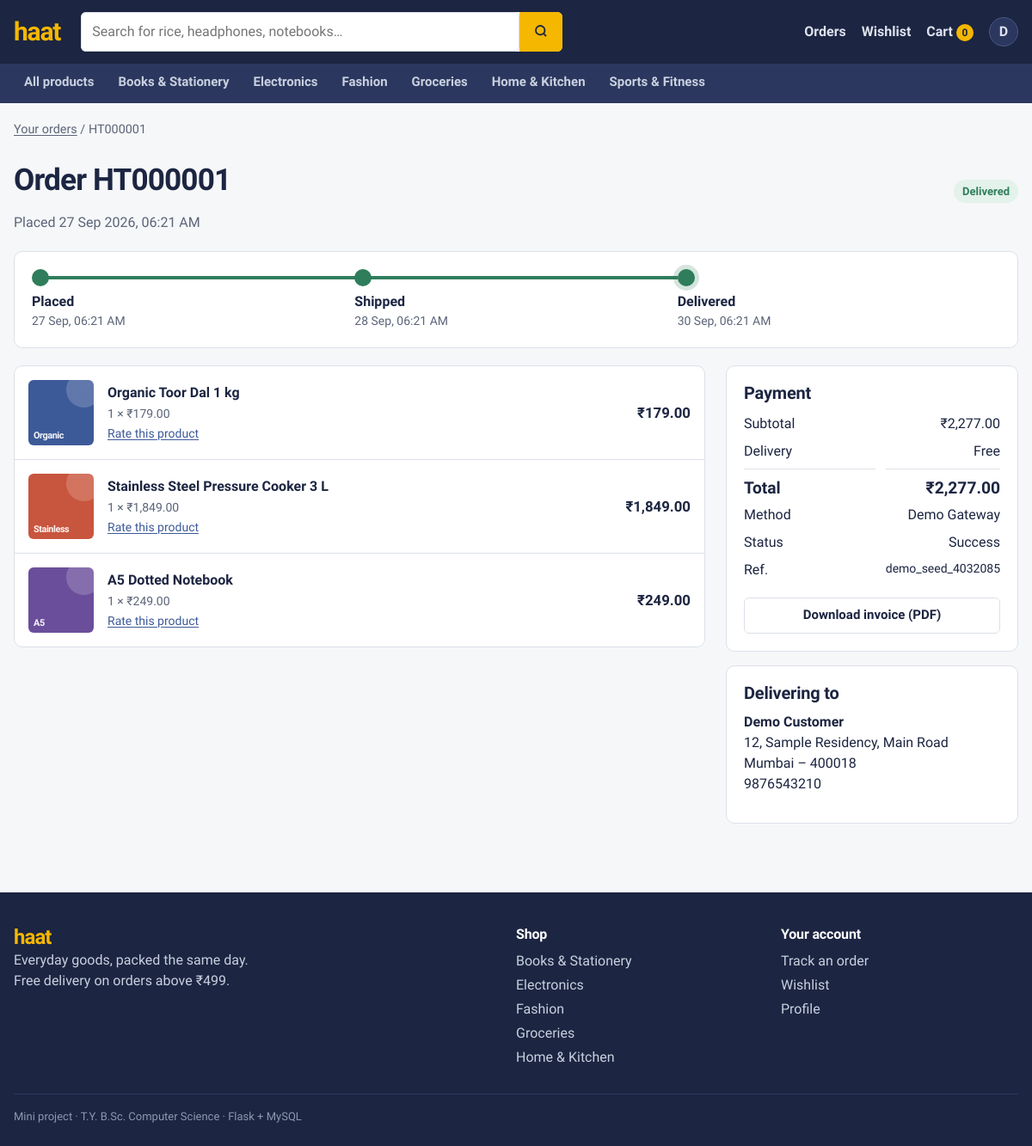
/orders/1 (signed in), run on the app's committed database.
### models.py (models this page shows, shortened)
class User(UserMixin, db.Model):
    __tablename__ = "users"
    user_id = db.Column(db.Integer, primary_key=True)
    name = db.Column(db.String(100), nullable=False)
    email = db.Column(db.String(100), unique=True, nullable=False, index=True)
    password = db.Column(db.String(255), nullable=False)
    phone = db.Column(db.String(15))
    role = db.Column(db.String(15), nullable=False, default="customer")   # customer | admin
    status = db.Column(db.String(20), nullable=False, default="active")   # active | blocked
    created_at = db.Column(db.DateTime, default=now)
    orders = db.relationship("Order", backref="user", lazy="dynamic")
    @property
    def is_admin(self):
        return self.role == "admin"
    @property
    def is_active(self):
        return self.status == "active"

class Category(db.Model):
    __tablename__ = "categories"
    category_id = db.Column(db.Integer, primary_key=True)
    category_name = db.Column(db.String(100), unique=True, nullable=False)
    description = db.Column(db.Text)
    created_at = db.Column(db.DateTime, default=now)
    products = db.relationship("Product", backref="category", lazy="dynamic")

class Order(db.Model):
    __tablename__ = "orders"
    STATUSES = ["Pending Payment", "Placed", "Shipped", "Delivered", "Cancelled"]
    order_id = db.Column(db.Integer, primary_key=True)
    user_id = db.Column(db.Integer, db.ForeignKey("users.user_id"), nullable=False)
    order_date = db.Column(db.DateTime, default=now, index=True)
    status = db.Column(db.String(20), nullable=False, default="Pending Payment")
    total_amount = db.Column(db.Numeric(10, 2), nullable=False)
    subtotal = db.Column(db.Numeric(10, 2), nullable=False)
    shipping_fee = db.Column(db.Numeric(10, 2), nullable=False, default=0)
    payment_method = db.Column(db.String(30), nullable=False)   # Online | COD
    ship_name = db.Column(db.String(100), nullable=False)
    ship_phone = db.Column(db.String(15), nullable=False)
    ship_address = db.Column(db.String(255), nullable=False)
    ship_city = db.Column(db.String(60), nullable=False)
    ship_pincode = db.Column(db.String(10), nullable=False)
    shipped_at = db.Column(db.DateTime)
    delivered_at = db.Column(db.DateTime)
    cancelled_at = db.Column(db.DateTime)
    items = db.relationship("OrderItem", backref="order", cascade="all, delete-orphan")
    payments = db.relationship("Payment", backref="order", cascade="all, delete-orphan",
                               order_by="Payment.payment_id")
    @property
    def number(self):
        return f"HT{self.order_id:06d}"
    @property
    def payment(self):
        return self.payments[-1] if self.payments else None
    @property
    def can_cancel(self):
        return self.status in ("Pending Payment", "Placed")
    @property
    def is_confirmed(self):
        return self.status in ("Placed", "Shipped", "Delivered")

class Product(db.Model):
    __tablename__ = "products"
    product_id = db.Column(db.Integer, primary_key=True)
    name = db.Column(db.String(150), nullable=False)
    description = db.Column(db.Text)
    price = db.Column(db.Numeric(10, 2), nullable=False)
    stock = db.Column(db.Integer, nullable=False, default=0)
    category_id = db.Column(db.Integer, db.ForeignKey("categories.category_id"), nullable=False)
    image = db.Column(db.String(255))                      # file name in static/uploads
    is_active = db.Column(db.Boolean, nullable=False, default=True)
    created_at = db.Column(db.DateTime, default=now)
    reviews = db.relationship("Review", backref="product", lazy="dynamic",
                              cascade="all, delete-orphan")

class OrderItem(db.Model):
    __tablename__ = "order_items"
    item_id = db.Column(db.Integer, primary_key=True)
    order_id = db.Column(db.Integer, db.ForeignKey("orders.order_id"), nullable=False)
    product_id = db.Column(db.Integer, db.ForeignKey("products.product_id"), nullable=False)
    quantity = db.Column(db.Integer, nullable=False)
    unit_price = db.Column(db.Numeric(10, 2), nullable=False)
    product = db.relationship("Product")
    @property
    def line_total(self):
        return self.unit_price * self.quantity

class Payment(db.Model):
    __tablename__ = "payments"
    payment_id = db.Column(db.Integer, primary_key=True)
    order_id = db.Column(db.Integer, db.ForeignKey("orders.order_id"), nullable=False)
    amount = db.Column(db.Numeric(10, 2), nullable=False)
    method = db.Column(db.String(30), nullable=False)          # Razorpay | Demo | COD
    status = db.Column(db.String(20), nullable=False, default="Created")
    gateway_order_id = db.Column(db.String(64))
    gateway_payment_id = db.Column(db.String(64))
    created_at = db.Column(db.DateTime, default=now)
    paid_at = db.Column(db.DateTime)

### modules/cart.py (the view)
@bp.route("/orders/<int:order_id>")
@login_required
def order_detail(order_id):
    return render_template("orders/order_detail.html", order=_my_order(order_id))

### app.py (called while the page is built)
@login_manager.user_loader
def load_user(user_id):
    user = db.session.get(User, int(user_id))
    return user if user and user.is_active else None

def _csrf_token():
    if "_csrf" not in session:
        session["_csrf"] = secrets.token_hex(16)
    return session["_csrf"]

def _register_middleware(app):
    @app.before_request
    def csrf_protect():
        if request.method == "POST" and app.config.get("CSRF_ENABLED", True):
            token = request.form.get("csrf_token") or request.headers.get("X-CSRF-Token")
            if not token or token != session.get("_csrf"):
                app.logger.warning("CSRF check failed on %s", request.path)
                abort(400, description="Your session expired. Reload the page and try again.")
    @app.after_request
    def log_request(response):
        if not request.path.startswith("/static"):
            app.logger.debug("%s %s -> %s", request.method, request.path, response.status_code)
        return response

def _register_template_helpers(app):
    app.jinja_env.globals.update(csrf_token=_csrf_token, page_url=page_url, tile_colour=tile_colour)
    app.jinja_env.filters["money"] = money
    @app.context_processor
    def inject_globals():
        cart_count, wish_ids = 0, set()
        if current_user.is_authenticated:
            cart_count = (db.session.query(db.func.coalesce(db.func.sum(CartItem.quantity), 0))
                          .filter(CartItem.user_id == current_user.user_id).scalar())
            wish_ids = {w.product_id for w in
                        WishlistItem.query.filter_by(user_id=current_user.user_id)}
        return {
            "store_name": app.config["STORE_NAME"],
            "nav_categories": Category.query.order_by(Category.category_name).all(),
            "cart_count": cart_count,
            "wish_ids": wish_ids,
        }

### modules/cart.py (called while the page is built)
def _my_order(order_id):
    order = db.session.get(Order, order_id)
    if not order or (order.user_id != current_user.user_id and not current_user.is_admin):
        abort(404)
    return order

### utils/helpers.py (called while the page is built)
def _indian_grouping(whole: str) -> str:
    if len(whole) <= 3:
        return whole
    last3, rest = whole[-3:], whole[:-3]
    groups = []
    while len(rest) > 2:
        groups.insert(0, rest[-2:])
        rest = rest[:-2]
    if rest:
        groups.insert(0, rest)
    return ",".join(groups + [last3])

def tile_colour(category_id):
    return TILE_COLOURS[(category_id or 0) % len(TILE_COLOURS)]

### templates/orders/order_detail.html (shortened to what this page needs)
{% extends "base.html" %}
{% import "partials/macros.html" as m with context %}
{% block content %}
<section class="wrap">
  <nav class="crumbs"><a href="{{ url_for('cart.orders') }}">Your orders</a> / <span>{{ order.number }}</span></nav>
  <div class="order-head">
    <div>
      <h1 class="page-title">Order {{ order.number }}</h1>
      <p class="muted">Placed {{ order.order_date.strftime('%d %b %Y, %I:%M %p') }}</p>
    </div>
    {{ m.status(order.status) }}
  </div>
  {% include "partials/timeline.html" %}
  <div class="checkout-layout">
    <div class="line-items">
      {% for it in order.items %}
      <div class="line">
        {{ m.tile(it.product, 'tile-sm') }}
        <div class="line-main">
          <a class="line-name" href="{{ url_for('products.product_detail', product_id=it.product_id) }}">{{ it.product.name }}</a>
          <span class="muted small">{{ it.quantity }} × {{ it.unit_price|money }}</span>
          {% if order.status == 'Delivered' %}<a class="small" href="{{ url_for('products.product_detail', product_id=it.product_id) }}#reviews">Rate this product</a>{% endif %}
        </div>
        <span class="line-total">{{ it.line_total|money }}</span>
      </div>
      {% endfor %}
    </div>
    <aside>
      <div class="panel summary">
        <h2>Payment</h2>
        <dl>
          <dt>Subtotal</dt><dd>{{ order.subtotal|money }}</dd>
          <dt>Delivery</dt><dd>{{ 'Free' if order.shipping_fee == 0 else order.shipping_fee|money }}</dd>
          <dt class="total">Total</dt><dd class="total">{{ order.total_amount|money }}</dd>
          <dt>Method</dt><dd>{{ order.payment.method if order.payment else order.payment_method }}</dd>
          <dt>Status</dt><dd>{{ order.payment.status if order.payment else '–' }}</dd>
          {% if order.payment and order.payment.gateway_payment_id %}<dt>Ref.</dt><dd class="small">{{ order.payment.gateway_payment_id }}</dd>{% endif %}
        </dl>
        {% if order.is_confirmed or (order.status == 'Cancelled' and order.payment and order.payment.status == 'Refund Initiated') %}
          <a class="btn btn-ghost btn-block" href="{{ url_for('payment.invoice', order_id=order.order_id) }}" target="_blank">Download invoice (PDF)</a>
        {% endif %}
      </div>
      <div class="panel">
        <h2>Delivering to</h2>
        <p><b>{{ order.ship_name }}</b><br>{{ order.ship_address }}<br>{{ order.ship_city }} – {{ order.ship_pincode }}<br>{{ order.ship_phone }}</p>
      </div>
    </aside>
  </div>
</section>
{% endblock %}

### templates/base.html (shortened to what this page needs)
<!doctype html>
<html lang="en">
<head>
  <link rel="stylesheet" href="{{ url_for('static', filename='css/style.css') }}">
</head>
<body class="{% block body_class %}{% endblock %}">
{% block header %}
<header class="site-header">
  <div class="wrap header-row">
    <a class="logo" href="{{ url_for('products.home') }}">{{ store_name|lower }}</a>
    <form class="search" action="{{ url_for('products.shop') }}" method="get" role="search">
      <input id="q" name="q" type="search" placeholder="Search for rice, headphones, notebooks…" value="{{ request.args.get('q','') }}">
      <button type="submit" aria-label="Search">
        <svg width="18" height="18" viewBox="0 0 24 24" fill="none" stroke="currentColor" stroke-width="2.4" aria-hidden="true"><circle cx="11" cy="11" r="7"/><path d="m20 20-3.5-3.5"/></svg>
      </button>
    </form>
    <nav class="user-nav" aria-label="Account">
      {% if current_user.is_authenticated %}
        <a href="{{ url_for('cart.orders') }}">Orders</a>
        <a href="{{ url_for('cart.wishlist') }}">Wishlist{% if wish_ids %} <span class="count">{{ wish_ids|length }}</span>{% endif %}</a>
        <a class="cart-link" href="{{ url_for('cart.view_cart') }}">Cart <span class="count">{{ cart_count }}</span></a>
        <a href="{{ url_for('auth.account') }}" title="Your account" class="avatar">{{ current_user.name[:1]|upper }}</a>
      {% else %}
        <a href="{{ url_for('auth.login') }}">Log in</a>
        <a class="btn btn-sm btn-primary" href="{{ url_for('auth.register') }}">Sign up</a>
      {% endif %}
    </nav>
  </div>
  <nav class="cat-bar" aria-label="Categories">
    <div class="wrap">
      <a href="{{ url_for('products.shop') }}" class="{{ 'on' if request.endpoint=='products.shop' and not request.args.get('category') }}">All products</a>
      {% for c in nav_categories %}
        <a href="{{ url_for('products.shop', category=c.category_id) }}" class="{{ 'on' if request.args.get('category')|int == c.category_id }}">{{ c.category_name }}</a>
      {% endfor %}
    </div>
  </nav>
</header>
{% endblock %}
<main id="main">{% block content %}{% endblock %}</main>
{% block footer %}
<footer class="site-footer">
  <div class="wrap footer-row">
    <div>
      <span class="logo logo-sm">{{ store_name|lower }}</span>
      <p>Everyday goods, packed the same day.<br>Free delivery on orders above ₹499.</p>
    </div>
    <div>
      <h4>Shop</h4>
      {% for c in nav_categories[:5] %}<a href="{{ url_for('products.shop', category=c.category_id) }}">{{ c.category_name }}</a>{% endfor %}
    </div>
    <div>
      <h4>Your account</h4>
      <a href="{{ url_for('cart.orders') }}">Track an order</a>
      <a href="{{ url_for('cart.wishlist') }}">Wishlist</a>
      <a href="{{ url_for('auth.account') }}">Profile</a>
    </div>
  </div>
  <div class="wrap fine">Mini project · T.Y. B.Sc. Computer Science · Flask + MySQL</div>
</footer>
{% endblock %}
</body>
</html>

### templates/partials/macros.html (shortened to what this page needs)
{% macro tile(p, cls='') -%}
{% if p.image %}
  <img class="tile {{ cls }}" src="{{ url_for('static', filename='uploads/' ~ p.image) }}" alt="{{ p.name }}" loading="lazy">
{% else %}
  <div class="tile tile-type {{ cls }}" style="--tile: {{ tile_colour(p.category_id) }}" aria-hidden="true">
    <span>{{ p.name.split()[0] }}</span>
  </div>
{% endif %}
{%- endmacro %}
{% macro status(s) -%}
<span class="status status-{{ s|lower|replace(' ', '-') }}">{{ s }}</span>
{%- endmacro %}

### templates/partials/timeline.html
{% set steps = [('Placed', order.order_date if order.status != 'Pending Payment' else none),
                ('Shipped', order.shipped_at), ('Delivered', order.delivered_at)] %}
{% set reached = {'Pending Payment': 0, 'Placed': 1, 'Shipped': 2, 'Delivered': 3, 'Cancelled': 0}[order.status] %}
{% if order.status == 'Cancelled' %}
  <div class="track cancelled"><p><b>Cancelled</b> on {{ order.cancelled_at.strftime('%d %b %Y, %I:%M %p') if order.cancelled_at else '' }}</p></div>
{% elif order.status == 'Pending Payment' %}
  <div class="track pending"><p><b>Waiting for payment.</b> Your order is placed once the payment goes through.</p></div>
{% else %}
<ol class="track">
  {% for name, when in steps %}
  <li class="{{ 'done' if loop.index <= reached }}{{ ' now' if loop.index == reached }}">
    <span class="dot" aria-hidden="true"></span>
    <b>{{ name }}</b>
    <span class="small muted">{{ when.strftime('%d %b, %I:%M %p') if when else 'Pending' }}</span>
  </li>
  {% endfor %}
</ol>
{% endif %}

### data on the page
User: name "D"
Category: category_name "Books & Stationery"
Category: category_name "Electronics"
Category: category_name "Fashion"
Category: category_name "Groceries"
Category: category_name "Home & Kitchen"
Category: category_name "Sports & Fitness"
Order: number "HT000001", order_date "27 Sep 2026, 06:21 AM", status "Delivered", order_date "27 Sep, 06:21 AM" "28 Sep, 06:21 AM" "30 Sep, 06:21 AM", subtotal "₹2,277.00", shipping_fee "Free", total_amount "₹2,277.00", ship_name "Demo Customer", ship_address "12, Sample Residency, Main Road", ship_city "Mumbai", ship_pincode "400018", ship_phone "9876543210"
OrderItem: product.name "Organic Toor Dal 1 kg", quantity "1", unit_price "₹179.00", line_total "₹179.00"
Product: name "Organic"
OrderItem: product.name "Stainless Steel Pressure Cooker 3 L", quantity "1", unit_price "₹1,849.00", line_total "₹1,849.00"
Product: name "Stainless"
OrderItem: product.name "A5 Dotted Notebook", quantity "1", unit_price "₹249.00", line_total "₹249.00"
Product: name "A5"
Payment: payment "Demo Gateway", payment "Success", payment.gateway_payment_id "demo_seed_4032085"

### other printed values
{{ store_name|lower }} "haat"
{{ cart_count }} "0"
{{ name }} "Placed" "Shipped" "Delivered"
